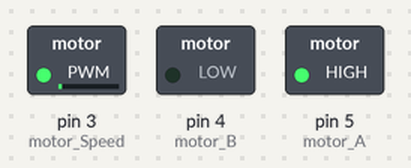
Simulated run of this sketch. Board: Arduino Uno, built with avr-gcc and run on an emulated ATmega328P. On the bench: switched loads named in the sketch (green lamp = pin HIGH).

Above: at 0.05 s.
At 0.9 s:
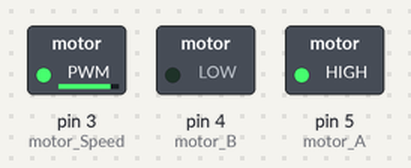
At 1.8 s:
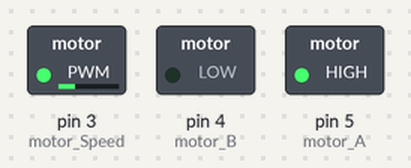
At 2.95 s:
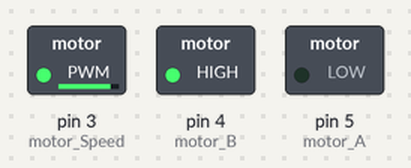
At 3.5 s:
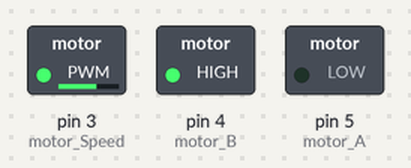
At 4.1 s:
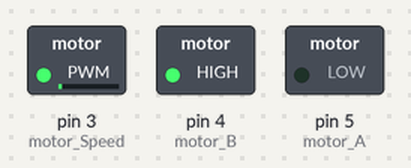
Timing chart, 0 to 5.4 s (numbered marks = the images above):
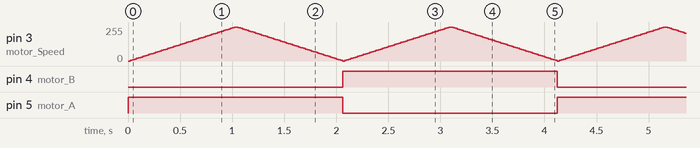

Measured:
- by itself, pin 4 (motor_B), pin 5 (motor_A): alternates HIGH for 2.1 s and LOW for 2.1 s

The sketch:

Motor.ino
```cpp
/*
  Motor
  dreht einen Motor erst rechts, dann links herum

  Dieses Beispiel aus dem Fritzing Creator Kit: www.fritzing.org/creator-kit.
*/

int motor_A=5;
int motor_B=4;
int motor_Speed=3;

void setup(){
  pinMode(motor_A,OUTPUT);
  pinMode(motor_B,OUTPUT);
}

void loop(){
  digitalWrite(motor_A,HIGH);
  digitalWrite(motor_B,LOW);
  for (int i=0; i<256; i+=5){
    analogWrite(motor_Speed,i);
    delay(20);
  }
  for (int i=255; i>0; i-=5){
    analogWrite(motor_Speed,i);
    delay(20);
  }

  digitalWrite(motor_A,LOW);
  digitalWrite(motor_B,HIGH);
  for (int i=0; i<256; i+=5){
    analogWrite(motor_Speed,i);
    delay(20);
  }
  for (int i=255; i>0; i-=5){
    analogWrite(motor_Speed,i);
    delay(20);
  }
}
```
